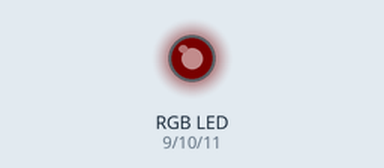
The sketch below on a simulated Arduino Uno, built with avr-gcc and run on an emulated ATmega328P. On the bench: an RGB LED mixed from three pins (HIGH = lit). Dim RGB values are drawn brighter than linear.

Above: at 0.05 s.
At 3.75 s:
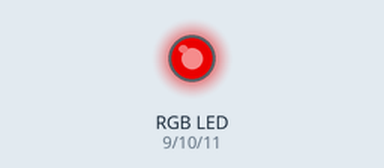
At 7.55 s:
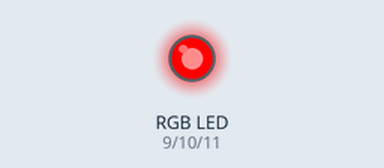
At 15.05 s:
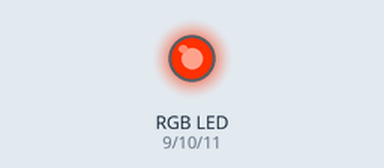
Timing chart, 0 to 19.7 s (numbered marks = the images above):
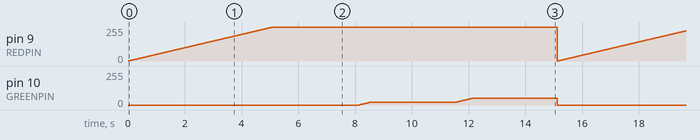

The sketch:

sketch_feb06a.ino
```cpp
// color swirl! connect an RGB LED to the PWM pins as indicated
// in the #defines
// public domain, enjoy!

//#define REDPIN 5
//#define GREENPIN 6
//#define BLUEPIN 3

#define REDPIN 9
#define GREENPIN 10
#define BLUEPIN 11

#define FADESPEED 20     // make this higher to slow down

void setup() {
  pinMode(REDPIN, OUTPUT);
  pinMode(GREENPIN, OUTPUT);
  pinMode(BLUEPIN, OUTPUT);
}


void loop() {
  int r, g, b;

  analogWrite(REDPIN, 0);
  analogWrite(GREENPIN, 0);
  analogWrite(BLUEPIN, 0);

  // red
  for (int i=0; i<256; i++) {
    analogWrite(REDPIN, i);
    delay(FADESPEED);
  }
  delay(3000);

  // orange
  for (int i=0; i<20; i++) {
    analogWrite(GREENPIN, i);
    delay(FADESPEED);
  }
  delay(3000);

  // yellow
  for (int i=20; i<50; i++) {
    analogWrite(GREENPIN, i);
    delay(FADESPEED);
  }
  delay(3000);


  // fade from blue to violet
//  for (r = 0; r < 256; r++) {
//    analogWrite(REDPIN, r);
//    delay(FADESPEED);
//  }
//
//  for (g = 0; g < 256; g++) {
//    analogWrite(GREENPIN, g);
//    delay(FADESPEED);
//  }

//  // fade from violet to red
//  for (b = 255; b > 0; b--) {
//    analogWrite(BLUEPIN, b);
//    delay(FADESPEED);
//  }
//  // fade from red to yellow
//  for (g = 0; g < 256; g++) {
//    analogWrite(GREENPIN, g);
//    delay(FADESPEED);
//  }
//  // fade from yellow to green
//  for (r = 255; r > 0; r--) {
//    analogWrite(REDPIN, r);
//    delay(FADESPEED);
//  }
//  // fade from green to teal
//  for (b = 0; b < 256; b++) {
//    analogWrite(BLUEPIN, b);
//    delay(FADESPEED);
//  }
//  // fade from teal to blue
//  for (g = 255; g > 0; g--) {
//    analogWrite(GREENPIN, g);
//    delay(FADESPEED);
//  }
}
```

Measured:
- by itself, pin 9 (REDPIN): ramps from 0/255 to 255/255 and jumps back, once every 15.1 s
- by itself, pin 10 (GREENPIN): ramps from 0/255 to 49/255 and jumps back, once every 15.1 s
